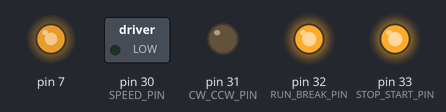
Recording of a sketch running on a simulated Arduino Mega 2560, built with avr-gcc and run on an emulated ATmega2560. Parts: switched loads named in the sketch (green lamp = pin HIGH), output pins drawn as LEDs (lit = HIGH).

Above: at 0.1 s.
Timing chart, 0 to 1.6 s (numbered marks = the images above):
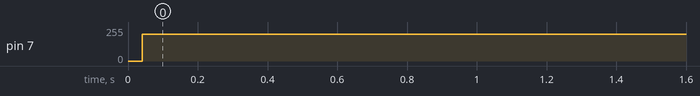

The sketch:

LOWER.ino
```cpp
// VRH |    VRM      |    VRL     | GND    |   SPEED   |   ALARM
//           30           GND                    A0
// NC  | ALARM_RESET |(INT.VR/EXT)|(CW/CCW)|(RUN/BREAK)|(STOP/START)
//                                    31       32            33
// if you control to motor, turn on signal one by one, with 10ms delay
// RUN and START pin alwasy need to HIGH signal
#define SPEED_PIN 30
#define CW_CCW_PIN 31
#define RUN_BREAK_PIN 32
#define STOP_START_PIN 33
unsigned int currentSpeed = 200;

void setup() {
  // put your setup code here, to run once:
  Serial.begin(115200);
  for(int pin = 30; pin<34;pin++)
  {
    pinMode(pin, OUTPUT);
  }
  pinMode(7, OUTPUT);

  digitalWrite(RUN_BREAK_PIN, HIGH);
  delay(20);
  digitalWrite(STOP_START_PIN, HIGH);
  delay(20);
}

void loop() {
  // put your main code here, to run repeatedly:
  Serial.println();
  analogWrite(7, currentSpeed);
}
```

Measured:
- by itself, pin 7: 0/255 → 200/255 at 0.04 s
